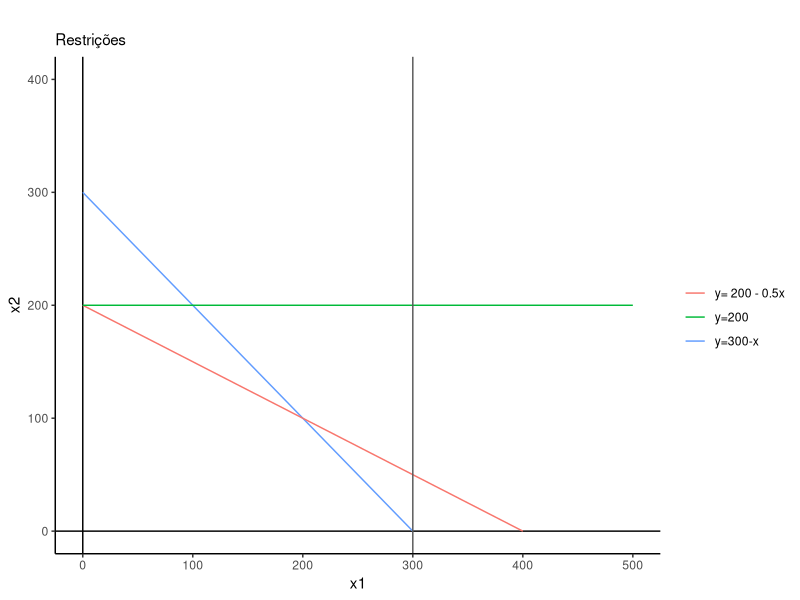
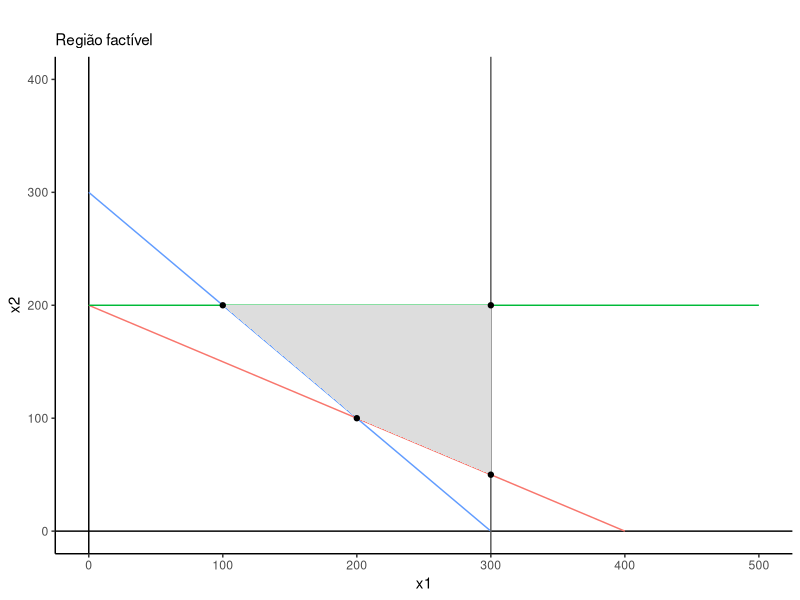
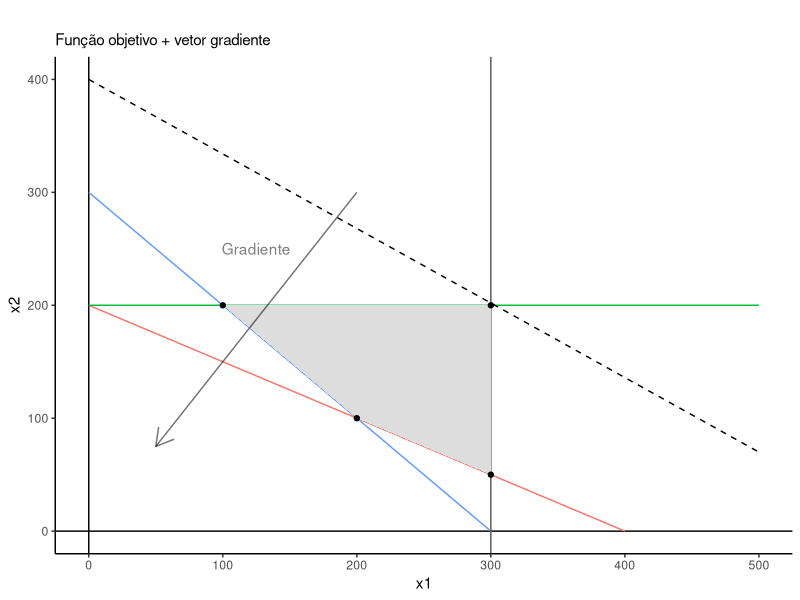
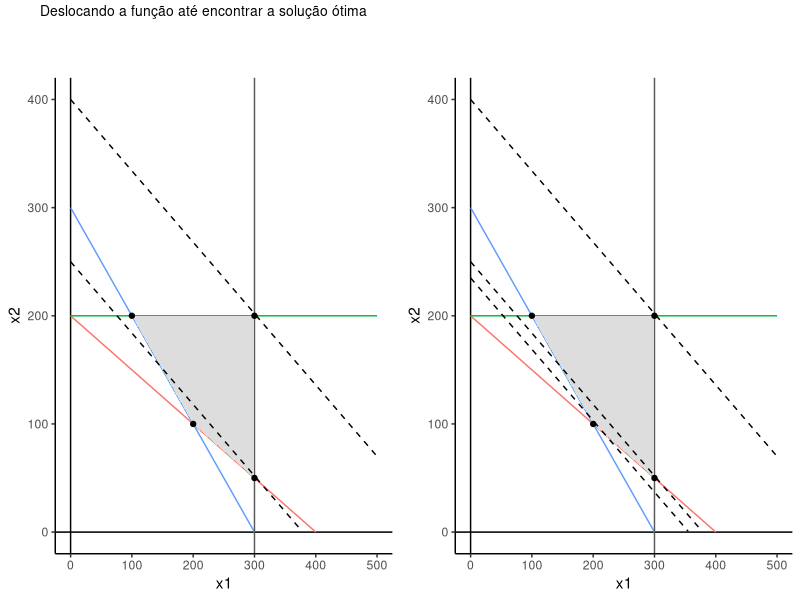
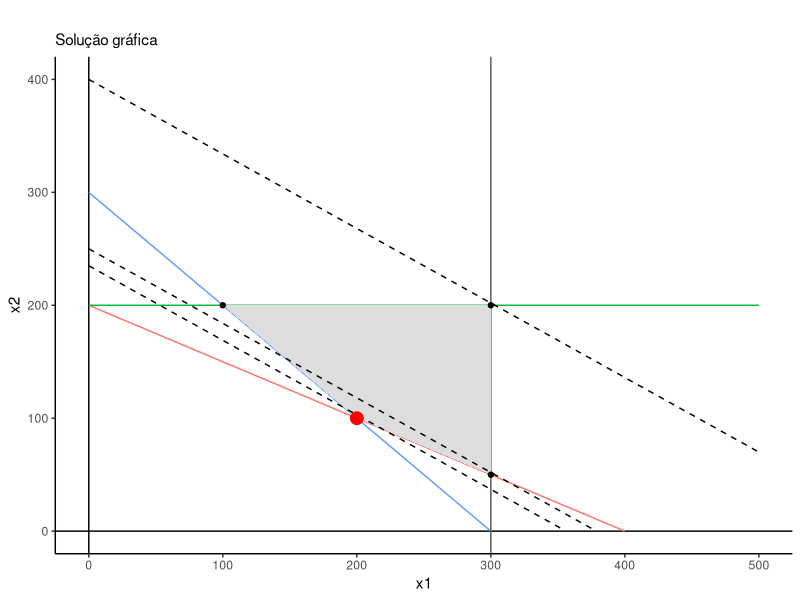

R code for these plots, in order:
## ---- chunk 1

library(dplyr)
library(kableExtra)

df <- dplyr::tibble(' ' = c("Unidades", "Pasta química", "Pasta mecânica"), 
               'Preço de venda' = c("[R$/t]","100", "200" ), 
               "Poulição" =  c("[dbo/t]","1", "1.5"),
                "Mão de obra" =  c("[homem-dia/t]","1", "1"),
               "Capacidade instalada" = c("[t/dia]"," 300", "200"))
df %>%
kbl() %>%
  kable_material(c("striped", "hover"))

# 
# kbl(df) %>%
#   kable_styling(bootstrap_options = c("striped", "hover", "condensed"))

## ---- chunk 2
knitr::include_graphics('./images/canonica.png', error = FALSE)
## ---- chunk 3


cons.1 = function(x) 300 - x
cons.2 = function(x) 200 - 0.5*x

library(ggplot2)

p <- ggplot(data = data.frame(x = 0), aes(x = x)) +

  geom_vline(xintercept = 0) +
  geom_hline(yintercept = 0) +

  stat_function( fun = cons.1, geom="line", aes(col = 'y=300-x')) +
  stat_function( fun = cons.2,geom="line", aes(col=  'y= 200 - 0.5x')) +
  # stat_function( fun=function(y) 0*y, geom="line", aes(col= 'x=300')) +
  stat_function( fun=function(x)200, geom="line", aes(col= 'y=200')) +
  geom_vline(xintercept = 300, colour = "grey35") +
  #scale_color_manual(name = "Restrições", values = c('y=300-x' = "blue", 'y= 200 - 0.5x' = "red", 'y=200' = "lightblue", "x_300" = "grey35")) +

  # geom_vline(xintercept = 300, colour = "lightgreen") +
  # geom_hline(yintercept = 200, colour = "grey35") +

  scale_x_continuous(breaks = seq(0, 500, 100), lim = c(0, 500)) +
  scale_y_continuous(breaks = seq(0, 400, 100), lim = c(0, 400)) +

  labs(title = "",
       subtitle = "Restrições",
       x = "x1",
       y = "x2",
       color = "") +
  theme_classic()

print(p)

## ---- chunk 4

library(ggplot2)

# Define região factivel
feasible_region = data.frame(x = c(300, 300, 100, 200),
                             y = c(50, 200, 200, 100))

# Add região no plot
p1 <-
  p + geom_polygon(data = feasible_region,
                   mapping = aes(x = x, y = y),
                   fill = "#dddddd") +
  geom_point(data = feasible_region, aes(x = x, y = y), color = "Black") +
  labs(title = "",
       subtitle = "Região factível",
       x = "x1",
       y = "x2") +
  theme_classic() +
  theme(legend.position = "none")

# Print plot
print(p1)

## ---- chunk 5

z1 <- function(x) -0.66*x +400 # (função objetivo do problema + offset)

# Adicionando a função objetivo e o vetor gradiente da função

p2 <- p1+ stat_function(colour = "Black", fun = z1, lty=2) + labs(subtitle = "")

p2.1= p2 + geom_segment(aes(x = 200, y = 300, xend = 50, yend = 75, alpha = .15),
                        arrow = arrow(length = unit(0.5, "cm"))) +
  annotate("text", x = 125, y = 250, label = "Gradiente", alpha=.5) +
  labs( subtitle = "Função objetivo + vetor gradiente")

# Print plot
print(p2.1)

## ---- chunk 6

z2 <- function(x) -0.66*x +250 # (adicionando offset a função objetivo)

#  Função objetivo deslocada (250)
p3 <- p2 + stat_function(colour = "Black", fun = z2, lty=2)

#
z.solution <- function(x) -0.66*x +235 # (adicionando offset a função objetivo)

# Função objetivo deslocada (235)
p4 <- p3 + stat_function(colour = "Black", fun = z.solution, lty=2)

# Plotagem
library(grid)
library(gridExtra)

grid.arrange(p3, p4, ncol = 2,
             top=textGrob("Deslocando a função até encontrar a solução ótima", y=0.5,
                          x = 0.05, hjust = 0, gp=gpar(fontsize=10,font=1)))

## ---- chunk 7

library(lpSolve)

f.obj <- c(1, 1.5)

f.con <- matrix(c(1, 1,
                  100, 200,
                  0, 1,
                  1,0), nrow = 4, byrow = TRUE)

f.dir <- c(">=", ">=", "<=", "<=" )

f.rhs <- c(300, 40000, 300, 200)

# Valor de (z)
#lp("min", f.obj, f.con, f.dir, f.rhs)

# Valor das variáveis
solution <- lp("min", f.obj, f.con, f.dir, f.rhs)$solution
print(solution)


## ---- chunk 8

# Plot da solução ótima

p5 <- p4 + geom_point(aes(x = solution[1], y = solution[2]), color = "red", size = 4) +
  labs(subtitle = "Solução gráfica")

# Print plot
print(p5)
